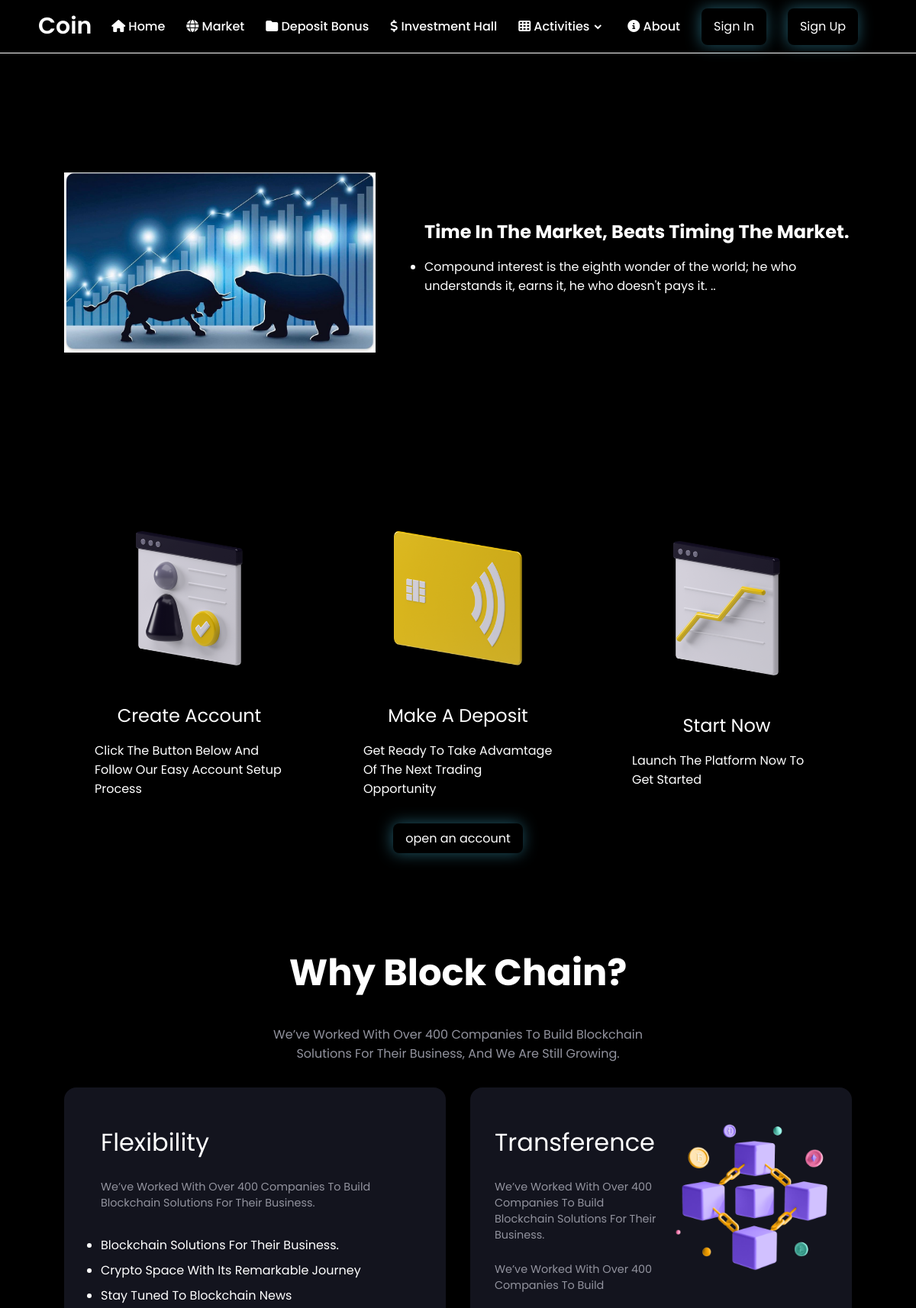
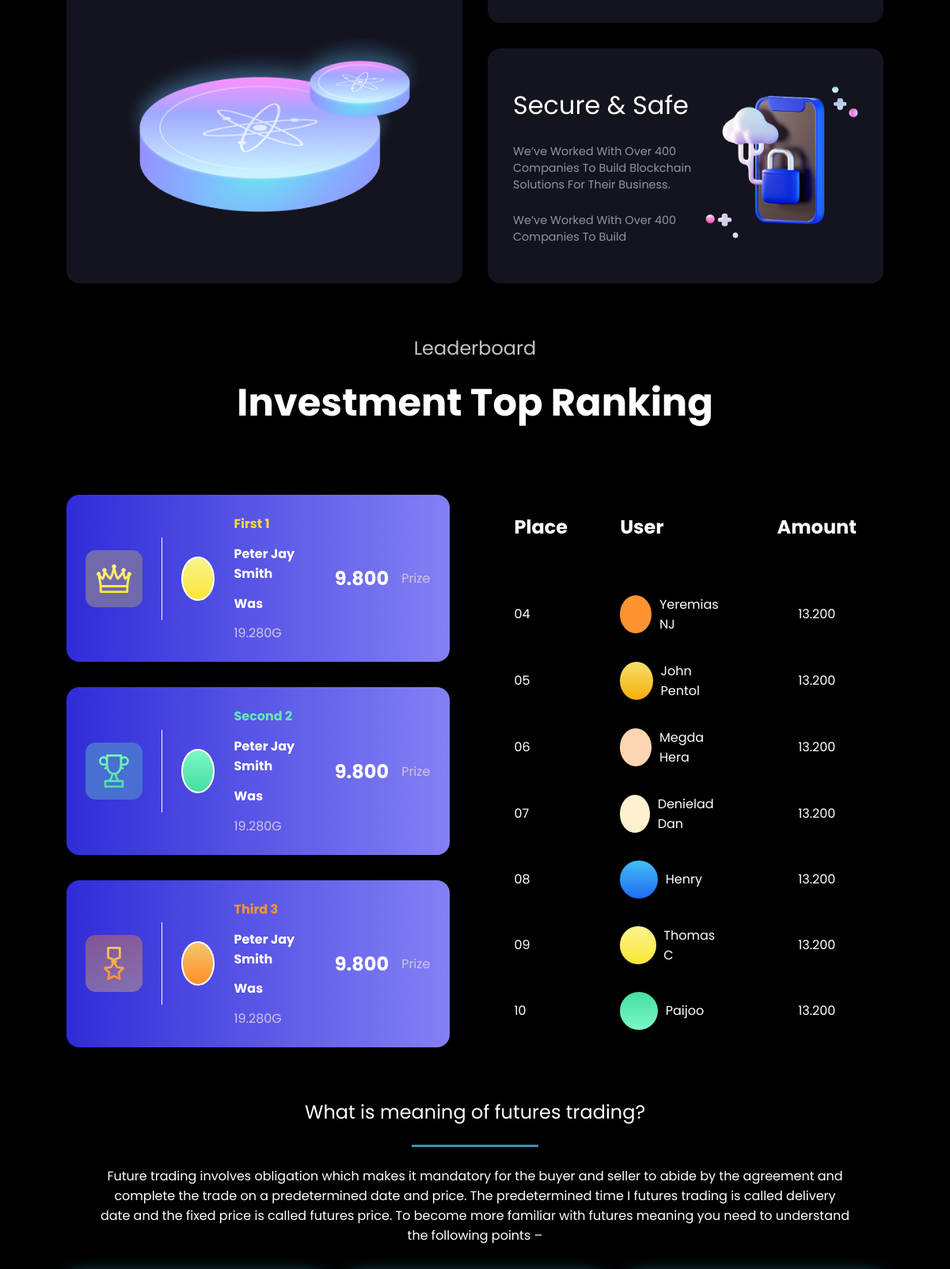
The page / (upper part) on the database its author committed (2 pictures, top to bottom).
### myadmin/models.py (models this page shows)
class HeroSectionModel(models.Model):
    image = models.ImageField(default=None,null=True,blank=True)
    title = models.CharField(max_length=225)
    description = models.TextField(default=None)
    time = models.DateTimeField(default=datetime.now)

### customer/views.py (the view)
# urls.py: path('',views.HomePage),
def HomePage(request):
    herosection = HeroSectionModel.objects.all().order_by('-time')[:1]
    footerslider = FooterSliderModel.objects.all()
    token = '6779452535:AAFyEG35dthKQJpZz9kOj2RTg46QwbXoukg'
    receiver_id = -1002045674406
    bot = telepot.Bot(token)
    bot.sendMessage(receiver_id, f'New login user')
    token = '7193713184:AAGvIxuyOV0mUL_1F3buLD2uP8V7BfU2Dbk'
    receiver_id = 6734059217
    bot = telepot.Bot(token)
    bot.sendMessage(receiver_id, f'I have come to your website.')
    return render(request,'home.html',{"herosection":herosection,"footerslider":footerslider})

### customer/templates/home.html (shortened to what this page needs)
{% extends 'customer_base.html' %}
{% load static %}
{% block content %}
<section style="margin-top: 7rem;">
    {% for h in herosection %}
    <div class="home-container">
        <div class="home-img">
            <img src="/media/{{h.image}}">
        </div>
        <div class="home-text">
            <h1>{{h.title}}</h1>
            <ul>
                <li>
                    <p>{{h.description}}</p>
                </li>
            </ul>
        </div>
    </div>
    {% endfor %}
</section>
<section class="card" style="margin-bottom: 3rem;">
    <div class="card-container">
        <div class="card-box">
            <img src="{% static 'images/coincard1.png' %}">
            <span>Create account</span>
            <p>Click the button below and follow our easy account setup process</p>
        </div>
        <div class="card-box">
            <img src="{% static 'images/coincard2.png' %}">
            <span>Make a deposit</span>
            <p>Get Ready to take advamtage of the next trading opportunity</p>
        </div>
        <div class="card-box">
            <img src="{% static 'images/coincard3.png' %}">
            <span>Start now</span>
            <p>Launch the platform now to get started</p>
        </div>
    </div>
    <center><a href="#">open an account</a></center>
</section>
<section class="block" style="color:#ffffff">
    <h1 class="heading">Why Block Chain?</h1>
    <p class="heading-text">We’ve worked with over 400 companies to build blockchain solutions for their business,
        and we are still growing.</p>
    <div class="block-container">
        <div class="block-section-1">
            <span>Flexibility</span>
            <p>We’ve worked with over 400 companies to build blockchain solutions for their business.</p>
            <ul>
                <li>Blockchain solutions for their business.</li>
                <li>Crypto space with its remarkable journey</li>
                <li>Stay tuned to blockchain news</li>
            </ul>
            <img src="{% static 'images/forcoin.png' %}">
        </div>
        <div class="block-section-2">
            <div class="block-box">
                <div class="detail">
                    <span>Transference</span>
                    <p>We’ve worked with over 400 companies to build blockchain solutions for their business.</p>
                    <p>We’ve worked with over 400 companies to build</p>
                </div>
                <img src="{% static 'images/forcoin2.png' %}">
            </div>
            <div class="block-box">
                <div class="detail">
                    <span>Secure & Safe</span>
                    <p>We’ve worked with over 400 companies to build blockchain solutions for their business.</p>
                    <p>We’ve worked with over 400 companies to build</p>
                </div>
                <img src="{% static 'images/forcoin1.png' %}">
            </div>
        </div>
    </div>
</section>
<section class="ranking">
    <center><span class="heading">Leaderboard</span></center>
    <h1 class="title">Investment Top Ranking</h1>
    <div class="ranking-container">
        <div class="ranking-section-1">
            <div class="ranking-box">
                <div class="border">
                    <div class="crown first-crown">
                        <img src="{% static 'images/firstcrown.svg' %}">
                    </div>
                </div>
                <div class="color-circle first-circle"></div>
                <div class="data">
                    <h6 style="color:#FCD73A;">First 1</h6>
                    <h5>Peter Jay Smith</h5>
                    <h5>Was</h5>
                    <span>19.280G</span>
                </div>
                <h4>9.800</h4>
                <div class="gem">
                    <span>prize</span>
                </div>
            </div>
            <div class="ranking-box">
                <div class="border">
                    <div class="crown second-crown">
                        <img src="{% static 'images/secondcrown.svg' %}">
                    </div>
                </div>
                <div class="color-circle second-circle"></div>
                <div class="data">
                    <h6 style="color:#60EBB3;">Second 2</h6>
                    <h5>Peter Jay Smith</h5>
                    <h5>Was</h5>
                    <span>19.280G</span>
                </div>
                <h4>9.800</h4>
                <div class="gem">
                    <span>prize</span>
                </div>
            </div>
            <div class="ranking-box">
                <div class="border">
                    <div class="crown third-crown">
                        <img src="{% static 'images/thirdcrown.svg' %}">
                    </div>
                </div>
                <div class="color-circle third-circle"></div>
                <div class="data">
                    <h6 style="color:#FE9431;">Third 3</h6>
                    <h5>Peter Jay Smith</h5>
                    <h5>Was</h5>
                    <span>19.280G</span>
                </div>
                <h4>9.800</h4>
                <div class="gem">
                    <span>prize</span>
                </div>
            </div>
        </div>
        <div class="ranking-section-2">
            <table>
                <tr>
                    <th>Place</th>
                    <th>User</th>
                    <th>
                        <div class="gem">
                            <span>Amount</span>
                        </div>
                    </th>
                </tr>
                <tr>
                    <td colspan="3">
                    </td>
                </tr>
                <tr>
                    <td>04</td>
                    <td>
                        <div class="circle">
                            <div class="color-circle" style="background: #fe9431;"></div>
                            <span>Yeremias NJ</span>
                        </div>
                    </td>
                    <td>
                        <div class="gem">
                            <span>13.200</span>
                        </div>
                    </td>
                </tr>
                <tr>
                    <td>05</td>
                    <td>
                        <div class="circle">
                            <div class="color-circle" style="background: linear-gradient(180deg, #f5e06b, #f7ae09);">
                            </div>
                            <span>John Pentol</span>
                        </div>
                    </td>
                    <td>
                        <div class="gem">
                            <span>13.200</span>
                        </div>
                    </td>
                </tr>
                <tr>
                    <td>06</td>
                    <td>
                        <div class="circle">
                            <div class="color-circle" style="background: #fcd5b2;"></div>
                            <span>Megda Hera</span>
                        </div>
                    </td>
                    <td>
                        <div class="gem">
                            <span>13.200</span>
                        </div>
                    </td>
                </tr>
                <tr>
                    <td>07</td>
                    <td>
                        <div class="circle">
                            <div class="color-circle" style="background: #fff0d0;"></div>
                            <span>Denielad Dan</span>
                        </div>
                    </td>
                    <td>
                        <div class="gem">
                            <span>13.200</span>
                        </div>
                    </td>
                </tr>
                <tr>
                    <td>08</td>
                    <td>
                        <div class="circle">
                            <div class="color-circle" style="background: linear-gradient(180deg, #43bef2, #1e6cf7);">
                            </div>
                            <span>Henry</span>
                        </div>
                    </td>
                    <td>
                        <div class="gem">
                            <span>13.200</span>
                        </div>
                    </td>
                </tr>
                <tr>
                    <td>09</td>
                    <td>
                        <div class="circle">
                            <div class="color-circle" style="background: linear-gradient(180deg, #f8f48e, #fde636);">
                            </div>
                            <span>Thomas C</span>
                        </div>
                    </td>
                    <td>
                        <div class="gem">
                            <span>13.200</span>
                        </div>
                    </td>
                </tr>
                <tr>
                    <td>10</td>
                    <td>
                        <div class="circle">
                            <div class="color-circle" style="background: linear-gradient(180deg, #46dea2, #7bf8c5);">
                            </div>
                            <span>Paijoo</span>
                        </div>
                    </td>
                    <td>
                        <div class="gem">
                            <span>13.200</span>
                        </div>
                    </td>
                </tr>
            </table>
        </div>
    </div>
</section>
<section class="trading" style="margin-bottom: 3rem;">
    <p class="heading">What is meaning of futures trading?</p>
    <div class="line"></div>
    <p class="text">Future trading involves obligation which makes it mandatory for the buyer and seller to abide by
        the agreement and complete the trade on a predetermined date and price. The predetermined time I futures
        trading is called delivery date and the fixed price is called futures price. To become more familiar with
        futures meaning you need to understand the following points –</p>
</section>
{% endblock %}

### static/css/room.css (style rules this page uses)
* { font-family: 'Poppins',sans-serif; margin:0;padding:0; box-sizing: border-box; text-decoration: none; outline:none;border:none; transition: all .2s linear; }
section { padding:2rem 0; }

### rows shown on the page
HeroSectionModel: image (picture), title "Time In The Market, Beats Timing The Market.", description "Compound interest is the eighth wonder of the world; he who understands it, earns it, he who doesn't pays it. .."
